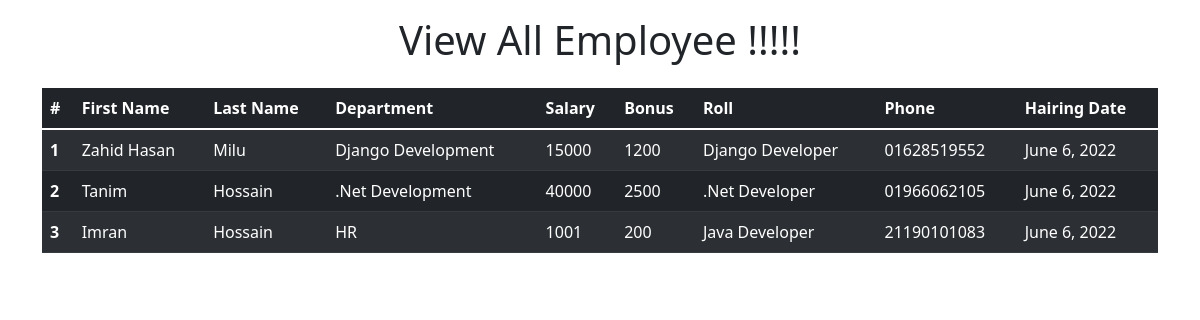
Page /view_all_emp/ on the committed database.
### EmpApp/models.py (models this page shows, shortened)
class Employee(models.Model):
    eid = models.IntegerField(unique=True, primary_key=True, auto_created=True)
    first_name = models.CharField(max_length=50)
    last_name = models.CharField(max_length=50)
    dept = models.ForeignKey(Department,  on_delete=models.CASCADE)
    salary = models.IntegerField(default=0)
    bonus = models.IntegerField(default=0)
    roll = models.ForeignKey(Roll, on_delete=models.CASCADE)
    phone = models.CharField(max_length=11)
    hire_date = models.DateField(auto_now_add=True)

class Department(models.Model):
    name = models.CharField(max_length=50)
    location = models.CharField(max_length=50)
    def __str__(self):
        return self.name

class Roll(models.Model):
    name = models.CharField(max_length=50)
    def __str__(self):
        return self.name

### EmpApp/views.py (the view)
# urls.py: path('view_all_emp/', views.allemp, name='allemp')
def allemp(request):
    all_emps = Employee.objects.all()
    context = {
        'all_emps': all_emps
    }
    return render(request, 'allemp.html', context)

### templates/allemp.html (shortened to what this page needs)
<!doctype html>
<html lang="en">
  <head>
    <link href="https://cdn.jsdelivr.net/npm/bootstrap@5.1.3/dist/css/bootstrap.min.css" rel="stylesheet">
  </head>
  <body>
    <div class="container">
        <h1 class="text-center p-3">View All Employee !!!!!</h1>
        <table class="table table-dark table-striped">
                <thead>
                  <tr>
                    <th scope="col">#</th>
                    <th scope="col">First Name</th>
                    <th scope="col">Last Name</th>
                    <th scope="col">Department</th>
                    <th scope="col">Salary</th>
                    <th scope="col">Bonus</th>
                    <th scope="col">Roll</th>
                    <th scope="col">Phone</th>
                    <th scope="col">Hairing Date</th>
                  </tr>
                </thead>
                <tbody>
                    {% for emp in all_emps %}
                  <tr>
                    <th scope="row">{{emp.eid}}</th>
                    <td>{{emp.first_name}}</td>
                    <td>{{emp.last_name}}</td>
                    <td>{{emp.dept}}</td>
                    <td>{{emp.salary}}</td>
                    <td>{{emp.bonus}}</td>
                    <td>{{emp.roll}}</td>
                    <td>{{emp.phone}}</td>
                    <td>{{emp.hire_date}}</td>
                  </tr>
                  {% endfor %}
                </tbody>
        </table>
    </div>
  </body>
</html>

### rows in the picture
Employee: eid "1", first_name "Zahid Hasan", last_name "Milu", dept "Django Development", salary "15000", bonus "1200", roll "Django Developer", phone "01628519552", hire_date "June 6, 2022"
Employee: eid "2", first_name "Tanim", last_name "Hossain", dept ".Net Development", salary "40000", bonus "2500", roll ".Net Developer", phone "01966062105", hire_date "June 6, 2022"
Employee: eid "3", first_name "Imran", last_name "Hossain", dept "HR", salary "1001", bonus "200", roll "Java Developer", phone "21190101083", hire_date "June 6, 2022"
